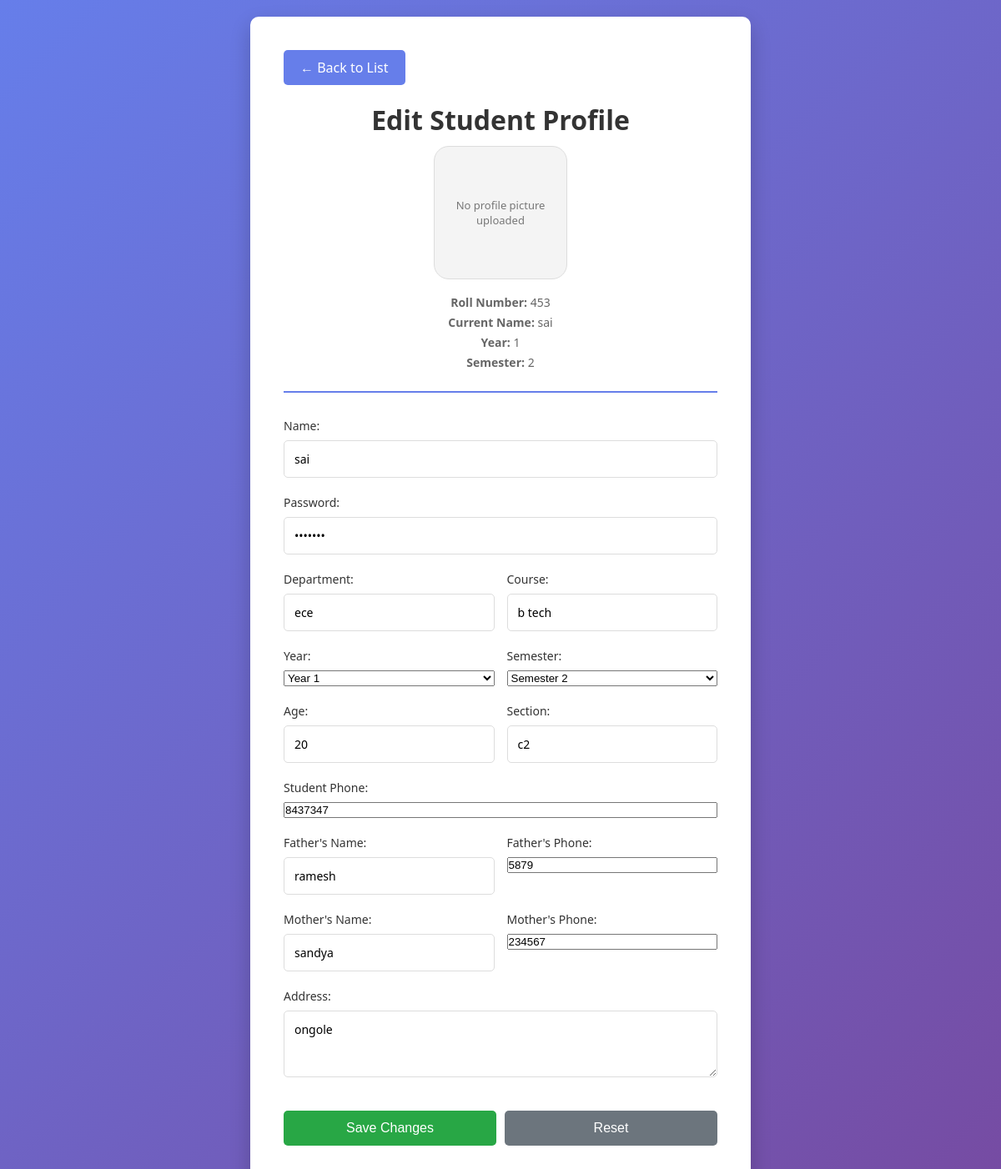
Screenshot of /edit_student/453 (signed in) with the database file from the repository.
### tables this page shows
CREATE TABLE students (

        id INTEGER PRIMARY KEY AUTOINCREMENT,

        roll_number TEXT UNIQUE,
        name TEXT,
        password TEXT,
        department TEXT,
        course_name TEXT,
        age INTEGER,
        section TEXT,
        father_name TEXT,
        father_phone TEXT,
        mother_name TEXT,
        mother_phone TEXT,
        phone TEXT,
        year INTEGER DEFAULT 1,
        semester INTEGER DEFAULT 1,
        address TEXT,
        photo_filename TEXT

    );

### app.py (the view)
@app.route("/edit_student/<roll_number>")
def edit_student(roll_number):
    if not session.get("admin"):
        return redirect("/admin")
    conn = sqlite3.connect("student.db")
    conn.row_factory = sqlite3.Row
    cursor = conn.cursor()
    cursor.execute("""
        SELECT * FROM students
        WHERE roll_number=?
    """, (roll_number,))
    student = cursor.fetchone()
    conn.close()
    if not student:
        return "❌ Student Not Found"
    return render_template(
        "admin/edit_student.html",
        student=dict(student)
    )

### templates/admin/edit_student.html (shortened to what this page needs)
<!DOCTYPE html>
<html lang="en">
<head>
</head>
<body>
    <div class="container">
        <a href="/modify_student" class="back-link">← Back to List</a>
        <h1>Edit Student Profile</h1>
        <div class="student-info">
            {% if student['photo_filename'] %}
            <div class="student-photo">
                <img src="{{ url_for('static', filename='uploads/students/' ~ student['photo_filename']) }}" alt="{{ student['name'] }}">
            </div>
            {% else %}
            <div class="student-photo">
                <div class="placeholder">No profile picture uploaded</div>
            </div>
            {% endif %}
            <p><strong>Roll Number:</strong> {{ student['roll_number'] }}</p>
            <p><strong>Current Name:</strong> {{ student['name'] }}</p>
            <p><strong>Year:</strong> {{ student['year'] }}</p>
            <p><strong>Semester:</strong> {{ student['semester'] }}</p>
        </div>
        <form action="/update_student" method="POST" onsubmit="return confirm('Are you sure you want to update this student profile?');">
            <div class="form-group">
                <label for="name">Name:</label>
                <input type="text" id="name" name="name" placeholder="Student Name" value="{{ student['name'] }}" required>
            </div>
            <div class="form-group">
                <label for="password">Password:</label>
                <input type="password" id="password" name="password" placeholder="Password" value="{{ student['password'] }}" required>
            </div>
            <div class="row">
                <div class="form-group">
                    <label for="department">Department:</label>
                    <input type="text" id="department" name="department" placeholder="Department" value="{{ student['department'] }}" required>
                </div>
                <div class="form-group">
                    <label for="course">Course:</label>
                    <input type="text" id="course" name="course" placeholder="Course Name" value="{{ student['course_name'] }}" required>
                </div>
            </div>
            <div class="row">
                <div class="form-group">
                    <label for="year">Year:</label>
                    <select id="year" name="year" required>
                        <option value="1" {% if student['year'] == 1 %}selected{% endif %}>Year 1</option>
                    </select>
                </div>
                <div class="form-group">
                    <label for="semester">Semester:</label>
                    <select id="semester" name="semester" required>
                        <option value="2" {% if student['semester'] == 2 %}selected{% endif %}>Semester 2</option>
                    </select>
                </div>
            </div>
            <div class="row">
                <div class="form-group">
                    <label for="age">Age:</label>
                    <input type="number" id="age" name="age" placeholder="Age" value="{{ student['age'] }}" required>
                </div>
                <div class="form-group">
                    <label for="section">Section:</label>
                    <input type="text" id="section" name="section" placeholder="Section" value="{{ student['section'] }}">
                </div>
            </div>
            <div class="form-group">
                <label for="phone">Student Phone:</label>
                <input type="tel" id="phone" name="phone" placeholder="Student Phone Number" value="{{ student['phone'] }}">
            </div>
            <div class="row">
                <div class="form-group">
                    <label for="father">Father's Name:</label>
                    <input type="text" id="father" name="father" placeholder="Father's Name" value="{{ student['father_name'] }}" required>
                </div>
                <div class="form-group">
                    <label for="father_phone">Father's Phone:</label>
                    <input type="tel" id="father_phone" name="father_phone" placeholder="Father's Phone Number" value="{{ student['father_phone'] }}">
                </div>
            </div>
            <div class="row">
                <div class="form-group">
                    <label for="mother">Mother's Name:</label>
                    <input type="text" id="mother" name="mother" placeholder="Mother's Name" value="{{ student['mother_name'] }}" required>
                </div>
                <div class="form-group">
                    <label for="mother_phone">Mother's Phone:</label>
                    <input type="tel" id="mother_phone" name="mother_phone" placeholder="Mother's Phone Number" value="{{ student['mother_phone'] }}">
                </div>
            </div>
            <div class="form-group">
                <label for="address">Address:</label>
                <textarea id="address" name="address" placeholder="Student Address" required>{{ student['address'] }}</textarea>
            </div>
            <div class="button-group">
                <button type="submit">Save Changes</button>
                <button type="reset">Reset</button>
            </div>
        </form>
    </div>
</body>
</html>

### templates/admin/edit_student.html (style rules this page uses)
* { margin: 0; padding: 0; box-sizing: border-box; }
body { font-family: 'Segoe UI', Tahoma, Geneva, Verdana, sans-serif; background: linear-gradient(135deg, #667eea 0%, #764ba2 100%); min-height: 100vh; padding: 20px; }
.container { max-width: 600px; margin: 0 auto; background: white; padding: 40px; border-radius: 10px; box-shadow: 0 10px 25px rgba(0, 0, 0, 0.2); }
.back-link { display: inline-block; margin-bottom: 20px; padding: 10px 20px; background: #667eea; color: white; text-decoration: none; border-radius: 5px; transition: background 0.3s; }
h1 { color: #333; margin-bottom: 10px; text-align: center; }
.student-info { text-align: center; margin-bottom: 30px; padding-bottom: 20px; border-bottom: 2px solid #667eea; }
.student-info p { color: #666; font-size: 14px; margin: 5px 0; }
.student-photo { width: 160px; height: 160px; margin: 0 auto 18px; border-radius: 18px; overflow: hidden; background: #f4f4f4; border: 1px solid #ddd; display: grid; place-items: center; }
.student-photo .placeholder { color: #777; font-size: 13px; padding: 10px; }
form { display: flex; flex-direction: column; }
.form-group { margin-bottom: 20px; display: flex; flex-direction: column; }
label { margin-bottom: 8px; color: #333; font-weight: 500; font-size: 14px; }
input[type="text"], input[type="number"], input[type="password"], input[type="email"], textarea { padding: 12px; border: 1px solid #ddd; border-radius: 5px; font-size: 14px; font-family: inherit; transition: border-color 0.3s; }
textarea { resize: vertical; min-height: 80px; }
.button-group { display: flex; gap: 10px; margin-top: 20px; }
button[type="submit"], button[type="reset"] { padding: 12px 24px; border: none; border-radius: 5px; font-size: 16px; cursor: pointer; transition: background 0.3s; flex: 1; }
button[type="submit"] { background: #28a745; color: white; }
button[type="reset"] { background: #6c757d; color: white; }
.row { display: grid; grid-template-columns: 1fr 1fr; gap: 15px; }

### rows the page displays
students: roll_number "453", name "sai", year "1", semester "2", department "ece", course "b tech", year "Year 1", semester "Semester 2", age "20", section "c2", phone "8437347", father "ramesh", father_phone "5879", mother "sandya", mother_phone "234567", address "ongole"
